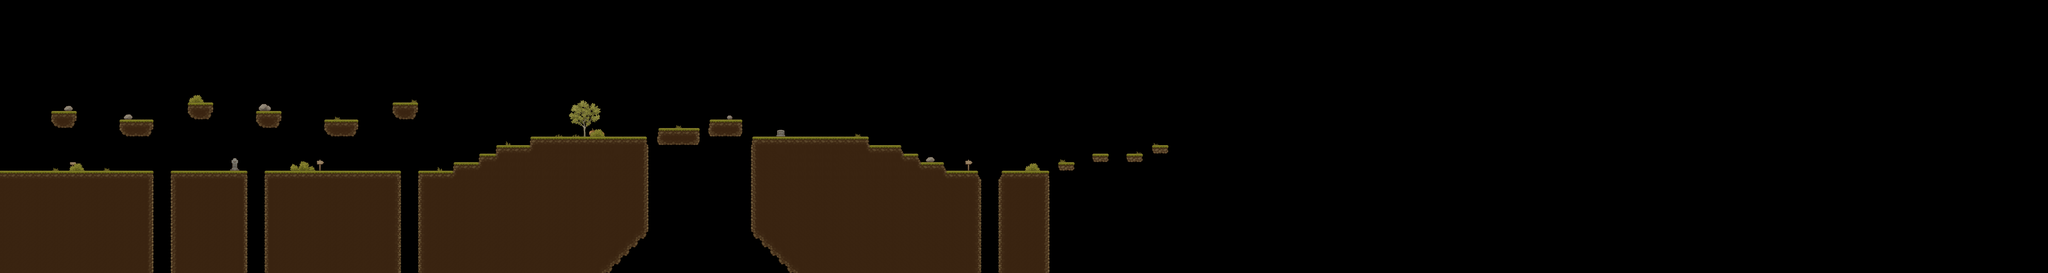

Rendered tile map (Tiled .tmx) drawn with the repository's tilesets; below, a short description and the map source with its tile grids summarised:
An orthogonal 240x32 tile map with 32x32 px tiles, 2 tile layers (Слой тайлов 1, Слой тайлов 2), 4 tilesets and 27 objects (6x Solid).

<map version="1.10" tiledversion="1.11.2" orientation="orthogonal" renderorder="right-down" width="240" height="32" tilewidth="32" tileheight="32" infinite="0" nextlayerid="4" nextobjectid="42">
 <tileset firstgid="1" source="TX Tileset Ground.tsx" />
 <tileset firstgid="257" source="TX Village Props.tsx" />
 <tileset firstgid="1281" source="TX Tileset Ground.tsx" />
 <tileset firstgid="1537" source="TX Village Props.tsx" />
 <layer id="1" name="Слой тайлов 1" width="240" height="32">
  <data>[7680 cells, 1519 non-empty, 94 distinct tile ids]</data>
 </layer>
 <layer id="3" name="Слой тайлов 2" width="240" height="32">
  <data>[7680 cells, 6 non-empty, 4 distinct tile ids]</data>
 </layer>
 <objectgroup id="2" name="Слой объектов 1">
  <object id="2" name="Solid" x="4020" y="1488" />
  <object id="3" name="Solid" x="192" y="416" width="96" height="64" />
  <object id="4" name="Solid" x="448" y="448" width="128" height="64" />
  <object id="5" name="Solid" x="704" y="384" width="96" height="64" />
  <object id="6" name="Solid" x="0" y="640" width="576" height="384" />
  <object id="7" name="Solid" x="640" y="640" width="288" height="384" />
  <object id="9" x="992" y="640" width="512" height="384" />
  <object id="14" x="1568" y="640" width="736" height="384" />
  <object id="15" x="1696" y="608" width="608" height="32" />
  <object id="16" x="1792" y="576" width="512" height="32" />
  <object id="17" x="1856" y="544" width="448" height="32" />
  <object id="18" x="1984" y="512" width="448" height="32" />
  <object id="19" x="2304" y="544" width="128" height="352" />
  <object id="20" x="2304" y="896" width="96" height="96" />
  <object id="23" x="2816" y="512" width="448" height="384" />
  <object id="24" x="3552" y="640" width="128" height="384" />
  <object id="25" x="3456" y="608" width="96" height="416" />
  <object id="26" x="3392" y="576" width="64" height="448" />
  <object id="27" x="3264" y="544" width="128" height="480" />
  <object id="28" x="2848" y="896" width="416" height="128" />
  <object id="29" x="2464" y="480" width="160" height="64" />
  <object id="30" x="2656" y="448" width="128" height="64" />
  <object id="32" x="3744" y="640" width="192" height="384" />
  <object id="38" x="3968" y="608" width="64" height="32" />
  <object id="39" x="4096" y="576" width="64" height="32" />
  <object id="40" x="4224" y="576" width="64" height="32" />
  <object id="41" x="4320" y="544" width="64" height="32" />
 </objectgroup>
</map>
